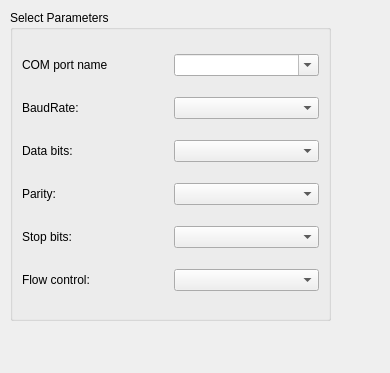
<?xml version="1.0" encoding="UTF-8"?>
<ui version="4.0">
 <class>COMPortWidget</class>
 <widget class="QWidget" name="COMPortWidget">
  <property name="geometry">
   <rect>
    <x>0</x>
    <y>0</y>
    <width>390</width>
    <height>373</height>
   </rect>
  </property>
  <property name="windowTitle">
   <string>Form</string>
  </property>
  <widget class="QGroupBox" name="parametersBox">
   <property name="geometry">
    <rect>
     <x>10</x>
     <y>10</y>
     <width>321</width>
     <height>311</height>
    </rect>
   </property>
   <property name="title">
    <string>Select Parameters</string>
   </property>
   <layout class="QGridLayout" name="gridLayout_2">
    <item row="4" column="1">
     <widget class="QComboBox" name="stopBitsBox"/>
    </item>
    <item row="2" column="0">
     <widget class="QLabel" name="dataBitsLabel">
      <property name="text">
       <string>Data bits:</string>
      </property>
     </widget>
    </item>
    <item row="2" column="1">
     <widget class="QComboBox" name="dataBitsBox"/>
    </item>
    <item row="3" column="0">
     <widget class="QLabel" name="parityLabel">
      <property name="text">
       <string>Parity:</string>
      </property>
     </widget>
    </item>
    <item row="1" column="1">
     <widget class="QComboBox" name="baudRateBox"/>
    </item>
    <item row="1" column="0">
     <widget class="QLabel" name="baudRateLabel">
      <property name="text">
       <string>BaudRate:</string>
      </property>
     </widget>
    </item>
    <item row="3" column="1">
     <widget class="QComboBox" name="parityBox"/>
    </item>
    <item row="4" column="0">
     <widget class="QLabel" name="stopBitsLabel">
      <property name="text">
       <string>Stop bits:</string>
      </property>
     </widget>
    </item>
    <item row="5" column="0">
     <widget class="QLabel" name="flowControlLabel">
      <property name="text">
       <string>Flow control:</string>
      </property>
     </widget>
    </item>
    <item row="5" column="1">
     <widget class="QComboBox" name="flowControlBox"/>
    </item>
    <item row="0" column="0">
     <widget class="QLabel" name="comPortNameLabel">
      <property name="text">
       <string>COM port name</string>
      </property>
     </widget>
    </item>
    <item row="0" column="1">
     <widget class="QComboBox" name="comPortNameBox">
      <property name="editable">
       <bool>true</bool>
      </property>
     </widget>
    </item>
   </layout>
  </widget>
 </widget>
 <resources/>
 <connections/>
</ui>
